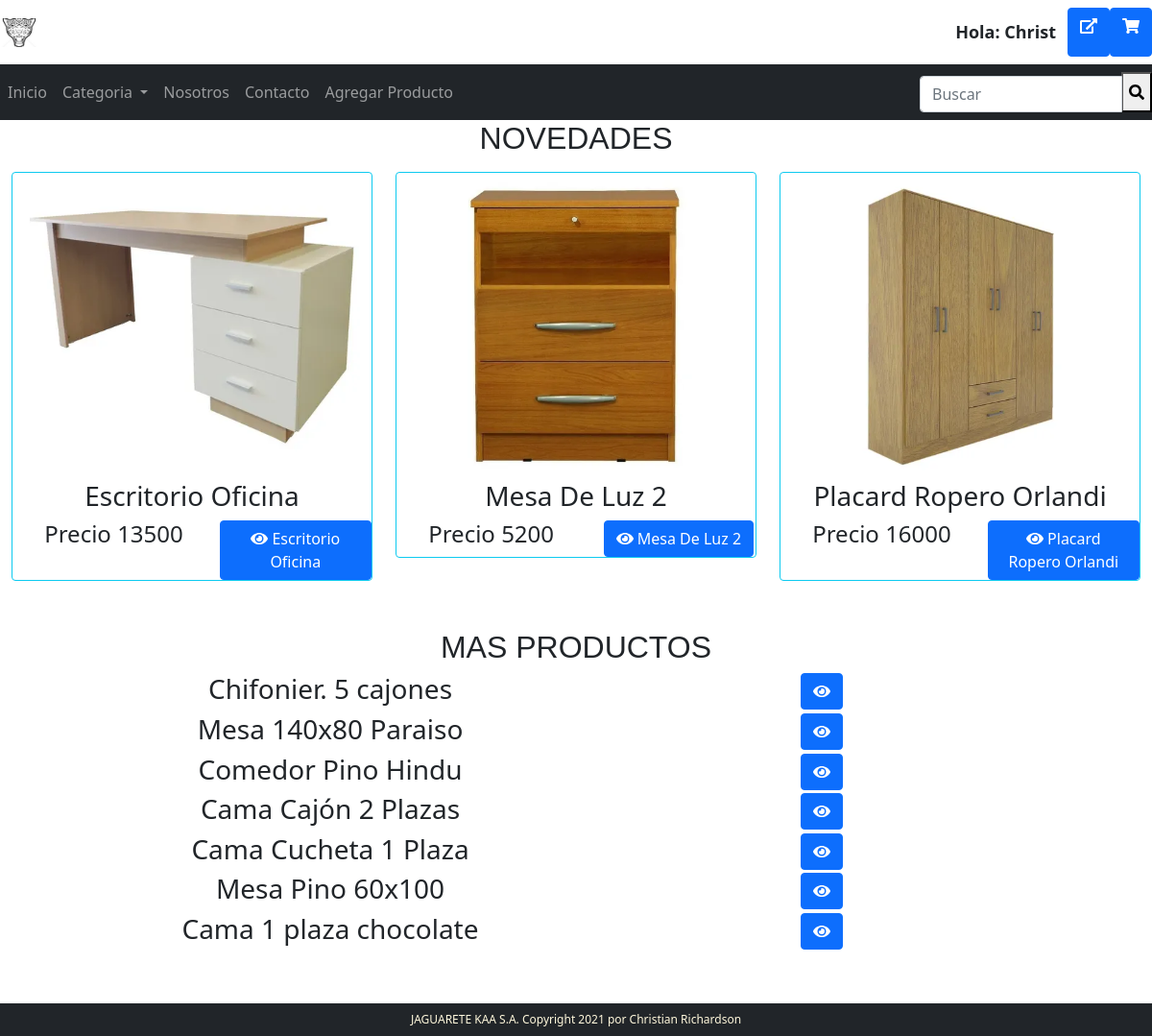
The page /market/ (signed in) on the database its author committed.
### market/models.py (models this page shows, shortened)
class Producto(models.Model):
    titulo = models.CharField(max_length=128, null=False)
    imagen = models.FileField(upload_to='imagenes/', null=False)
    descripcion = models.CharField(max_length = 2000, null=False)
    precio = models.IntegerField()
    categoria = models.ForeignKey(Categoria, on_delete=models.CASCADE, related_name="categoria_producto")

### market/views.py (the view)
# urls.py: path('', views.index, name="index"),
def index(request):
    return render(request, "market/index.html", {
        "ultimos" : Producto.objects.all().order_by("-id")[0:3],
        "siguiente" : Producto.objects.all().order_by("-id")[3:10],
    })

### market/context_processors.py (called while the page is built)
def list_categorias(request):
    lista_categorias = Categoria.objects.all()
    return {
        'categorias': lista_categorias
    }

### market/models.py (called while the page is built)
    def __str__(self):
        return f"{self.categoria}"

### market/templates/market/index.html (shortened to what this page needs)
{% extends "market/layout.html" %}
{% block body %}
    <div class="novedades">
        <h2>Novedades</h2>
            <div class="container-fluid">
                <div class="card-deck mt-3">
                    <div class="row">
                        {% for un_producto in ultimos %}
                            <div class="col-md">
                                <div class="card border-info rounded-lg">
                                    <img class="card-img-top embed-responsive-item" src="{{ media_url  }}{{ un_producto.imagen.url }}" alt="{{ un_producto.titulo }}">
                                    <h3 class="card-title align-self-center">{{ un_producto.titulo }}</h3>
                                    <div class="row">
                                        <div class="col-md offset-md-1"><h4>Precio {{ un_producto.precio }}</h4></div>
                                        <div class="col-md"><a class="btn btn-primary" href="{% url 'market:producto' un_producto.id %}"><i class="fas fa-eye"></i> {{un_producto.titulo}}</a></div>
                                    </div>
                                </div>
                            </div>
                        {% empty %}
                            <li>No hay articulos en ésta Sección.</li>
                        {% endfor %}
                    </div>
                </div>
            </div>
    </div>
    <div class="mas_productos col-md-10 align-self-center">
        <div class="jumbotron ">
            <h2>Mas Productos</h2>
            <ul class="list-unstyled">
                {% for un_producto in siguiente %}
                    <li> <div class="row">
                    <div class="col-md"><h3>{{un_producto.titulo}}</h3></div>
                    <div class="col-md"><a class="btn btn-primary" href="{% url 'market:producto' un_producto.id %}"><i class="fas fa-eye"></i></a></div>
                    </div>
                    </li>
                {% empty %}
                    <h3>No hay articulos en ésta Sección.</h3>
                {% endfor %}
            </ul>
        </div>
    </div>
{% endblock %}

### market/templates/market/layout.html (shortened to what this page needs)
{% load static %}
<!DOCTYPE html>
<html lang="es">
    <head>
        <link rel="stylesheet" href="{% static 'estilos.css' %}">
        <link href="{%  static 'bootstrap.min.css'  %}" rel="stylesheet"/>
    </head>
    <body >
        <div class="cuerpo">
          <div class="inmovilizar">
              <header class="header">
                  <nav class="navbar navbar-expand-lg navbar-ligth bg-white">
                      <div class="logo">
                          <img src="/media/imagenes/logo.jpg" alt="logoJacuarete.jpg"  height="30" class="d-inline-block align-top" >
                      </div>
                      <div class="collapse navbar-collapse " id="botonesContacto">
                          <div class="navbar-nav ms-auto">
                              {% if user.is_authenticated %}
                                  <p>Hola: {{ user.get_username }}</p>
                                  <a role="button" class="btn btn-primary"href="{% url 'logout'%}?next={{request.path}}"><i class="fas fa-external-link-alt"></i></a>
                                  <a role="button" class="btn btn-primary" href="{% url 'market:carrito_compras' %}"><i class="fas fa-shopping-cart"></i></a>
                              {% else %}
                                  <a role="button" class="btn btn-primary" href="{% url 'login'%}?next={{request.path}}"><i class="fas fa-sign-in-alt"></i></a>
                                  <a role="button" class="btn btn-primary" href="{% url 'USUARIOS:registrarse' %}">Registrarse</a>
                              {% endif %}
                          </div>
                      </div>
                  </nav>
              </header>
              <nav id="menu_principal" class="navbar navbar-expand-lg navbar-dark bg-dark">
                  <div class="collapse navbar-collapse" id="navbarSupportedContent">
                      <ul class="navbar-nav col align-self-center">
                        <li class="nav-item active">
                          <a class="nav-link" href="{% url 'market:index' %}">Inicio <span class="sr-only">(ahora)</span></a>
                        </li>
                        <li class="nav-item dropdown">
                          <a class="nav-link dropdown-toggle" href="#" id="navbarDropdown" role="button"
                            data-toggle="dropdown" aria-haspopup="true" aria-expanded="false">
                            Categoria
                          </a>
                        </li>
                        <li class="nav-item active">
                          <a class="nav-link" href="{% url 'market:acerca_de' %}">Nosotros <span class="sr-only">(ahora)</span></a>
                        </li>
                        <li class="nav-item active">
                          <a class="nav-link"  href="mailto:clients@jaguarete.com.ar">Contacto</a>
                        </li>
                        {% if perms.market.add_producto%}
                        <li class="nav-item active">
                          <a class="nav-link" href="{% url 'market:producto_alta' %}">Agregar Producto <span class="sr-only">(ahora)</span></a>
                        </li>
                        {% endif %}
                      </ul>
                      <div class="searchbox d-none d-lg-block form-search ms-auto">
                          <form action="buscar/" method="get">
                            <div class="input-group">
                              <input class="form-control form-text" maxlength="128" placeholder="Buscar" size="15" type="text" name="criterio" />
                              <button class="searchbox-btn" type="submit">
                                <i class="fas fa-search"></i>
                              </button>
                            </div>
                          </form>
                      </div>
              </nav>
          </div>
            {% block body %}
            {% endblock %}
          <div class="footer navbar-fixed-bottom">
          <nav class="navbar fixed-bottom navbar-dark bg-dark">
            <p class="desarrolador">JAGUARETE KAA S.A. Copyright 2021 por Christian Richardson</p>
          </nav>
    </body>
</html>

### market/static/estilos.css (style rules this page uses)
body > div > div.inmovilizar { position: -webkit-sticky; position: sticky; top: 0; z-index: 100; }
#botonesContacto > div > p { font-size: 18px; font-weight: bold; margin: 12px; }
body > div > div.footer.navbar-fixed-bottom > nav > p { margin:auto; text-align: center; font-size: 12px; color: cornsilk; }
body > div > div.footer.navbar-fixed-bottom > nav { margin:auto; text-align: center; }
body > div > div.mas_productos { margin:auto; text-align: center; }
body > div > div.mas_productos { padding-top: 50px; }
.card-img-top { height: 40vh; object-fit: scale-down; }
h2 { font-family: sans-serif; text-transform: uppercase; font-weight: bolder; text-align: center; margin: auto; margin-top: 50px; }
body > div > div.mas_productos { padding-bottom: 70px; }

### rows shown on the page
Producto: imagen (picture), titulo "Escritorio Oficina", precio "13500"
Producto: imagen (picture), titulo "Mesa De Luz 2", precio "5200"
Producto: imagen (picture), titulo "Placard Ropero Orlandi", precio "16000"
Producto: titulo "Chifonier. 5 cajones"
Producto: titulo "Mesa 140x80 Paraiso"
Producto: titulo "Comedor Pino Hindu"
Producto: titulo "Cama Cajón 2 Plazas"
Producto: titulo "Cama Cucheta 1 Plaza"
Producto: titulo "Mesa Pino 60x100"
Producto: titulo "Cama 1 plaza chocolate"

### other values the page prints
{{ user.get_username }} "Christ"
